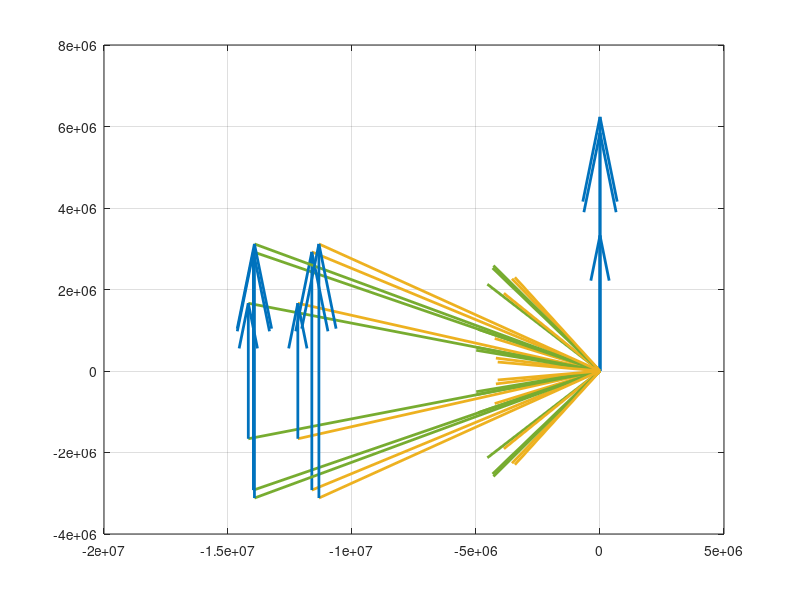

The MATLAB source for this figure:
clear *
clc

% Useful values for n:
    n488 = 1.4986;
    n532 = 1.494;
    n656 = 1.491; % approx
    n760 = 1.4877044217687;
    n780 = 1.48742346938775;
    n795 = 1.48695102040816;
    n1550 = 1.481;

% ----------------Grating Parameters---------------
lam_wr = 656.1 .*1e-9;
n_wr = n656;

th1_0_wr = [10, 17.77, 19]; % MUX'd Input- Static arm, 'left'
th2_0_wr = th1_0_wr;

% Substrate thickness
d = 2.265; % mm
d = d .* 1e-3; % m



% -----------------Read Parameters-----------------
lambda0_rd = [760, 780, 795] .*1e-9; % Write beam center wavelength
n_rd = [n780, n780, n780];

for k=1:length(lambda0_rd) % Find the center (aka '0') angle at the read wavelengths
    a1p = asind((sind(th1_0_wr))./n_wr);
    a2p = asind((sind(th2_0_wr))./n_wr);

    th1_0_rd = (asind((n_wr./n_rd).*(lambda0_rd./lam_wr).*sind((a1p + a2p)./2))) + ((a1p - a2p)./2);
    th2_0_rd = (asind((n_wr./n_rd).*(lambda0_rd./lam_wr).*sind((a1p + a2p)./2))) - ((a1p - a2p)./2);

    % Convert the angles to outside the material with Snell's law
    th1_0_rd_air = asind(n_rd.*sind(th1_0_rd));
    th2_0_rd_air = asind(n_rd.*sind(th2_0_rd));
end
clear a1p a2p

% % Uncomment to overwrite the calculated values
% th1_0_rd_air = 36.1627;
% th1_0_rd = asind((sind(th1_0_rd_air))./n_rd);

dn_eq = 1.8e-4; % Just a temporary variable to give all gratings equal strength
dn = [dn_eq, dn_eq, dn_eq]; % at read wavelengths
alpha = 0; % Assume absorption is equal at all wavelengths, for simplicity

normalize = 0;

lambda_rd = lambda0_rd; % Assume Bragg match at read wavelength
max_dth = 0.2;
pts = 1000;
theta_rd_air = linspace(min(th1_0_rd_air)-max_dth,max(th1_0_rd_air)+max_dth,pts); % read angle- equivalent to th1g
                      % th1g is defined as the write angle on the same side
                      % of the hologram that will be read


%

% ------------------Grating Maths------------------


% Snell's law
th1_0_wr = asind(sind(th1_0_wr)./n_wr);
th2_0_wr = asind(sind(th2_0_wr)./n_wr);

th1w_rad = th1_0_wr.*pi./180; % Radians
th2w_rad = th2_0_wr.*pi./180;

% Using complex notation to denote a 2D vector
k1 = exp(1i*th1w_rad).*2.*pi.*n_wr./(lam_wr);
k2 = exp(-1i*th2w_rad).*2.*pi.*n_wr./(lam_wr);

% From Kogelnik. Grating vector
K = k1-k2; % Grating k-vector
phir = angle(K); % radians
aK = abs(K);
LAM = 2*pi./aK;% Grating wavelength

%%
clc

fig = figure;
for i=1:3

    set(fig,'color', 'w');
    quiver(-real(k1(i)),-imag(k1(i)), real(k1(i)),imag(k1(i)),'AutoScaleFactor',1, 'Color', '#77AC30','Linewidth',2); hold on;
    quiver(-real(k2(i)),-imag(k2(i)), real(k2(i)),imag(k2(i)),'AutoScaleFactor',1, 'Color', '#77AC30','Linewidth',2);
    quiver(zeros(size(K(i),1),1),zeros(size(K(i),1),1),real(K(i)),imag(K(i)),'AutoScaleFactor',1, 'Color', '#0072BD','Linewidth',2);
    quiver(-real(k1(i)),-imag(k1(i)),real(K(i)),imag(K(i)),'AutoScaleFactor',1, 'Color', '#0072BD','Linewidth',2);

k1_rd = exp(1i*th1_0_rd.*pi./180).*2.*pi.*n_rd./(lambda_rd);
k2_rd = exp(-1i*th2_0_rd.*pi./180).*2.*pi.*n_rd./(lambda_rd);
    quiver(-real(k1_rd(i)),-imag(k1_rd(i)), real(k1_rd(i)),imag(k1_rd(i)),'AutoScaleFactor',1, 'Color', '#EDB120','Linewidth',2);
    quiver(-real(k2_rd(i)),-imag(k2_rd(i)), real(k2_rd(i)),imag(k2_rd(i)),'AutoScaleFactor',1, 'Color', '#EDB120','Linewidth',2);
    quiver(-real(k1_rd(i)),-imag(k1_rd(i)),real(K(i)),imag(K(i)),'AutoScaleFactor',1, 'Color', '#0072BD','Linewidth',2);
    grid on;
end
%% Bragg matched case
% clc
i = 3;
lambda = lambda_rd(i); %lam_wr;
theta_in = th1_0_rd(i);
theta_out = th2_0_rd(i);
n = n_rd(i);%n_wr;

d = 2.265e-3;
dn = 6.62e-5;
% eta = 0.3748;
% eta = 0.3312;
% eta = 0.2322;


rho = exp(1i*theta_in.*pi./180).*2.*pi.*n./(lambda);
sig = exp(1i*theta_out.*pi./180).*2.*pi.*n./(lambda);

cr = cos(angle(sig));
cs = cos(angle(rho));

eta =(sin(pi.*dn.*d./((lambda).*sqrt(cr.*cs)))).^2;
disp(sprintf('total %c = %.4f%%', 951, eta.*100));

% dn = asin(sqrt(eta)).* ((lambda).*sqrt(cr.*cs)) ./ (pi.*d)

%% General case
clc
i = 3;
lambda = lambda_rd(i); %lam_wr;
n = n_rd(i);%n_wr;

steps = 10;
d = 2.265e-3 ./steps; % 2.265e-3
dn = 6.62e-5;

theta_R = th1_0_rd(i).*pi./180;
theta_S = th2_0_rd(i).*pi./180;
theta = [theta_R, theta_S];

Kay = aK(i);
phi = phir(i);

% Initial values of the power of the beams.
A = [1, 0]; % [R, S]
I = abs(A).^2;

IO_indices = [  [1,2]; %Input-Output indices
                [2,1]];
% Find the diffraction efficiency and amplitude of each grating interaction.
for j=1 : size(IO_indices,1)
    i_in = IO_indices(j,1);
    i_out = IO_indices(j,2);
    
    % R and S vectors
    rho = exp(1i*theta(i_in)).*2.*pi.*n./(lambda);  % Input beam
    sig = exp(1i*theta(i_out)).*2.*pi.*n./(lambda); % Diffracted beam

    % Obliquity factors
    cr = cos(angle(sig));
    cs = cos(angle(rho));

    % Dephasing, eqn 17
    v = Kay.*cos(phi-theta(i_in)) - ((Kay.^2 ./ (4.*pi.*n)) .* lambda);

    % eqn 42
    nu = pi.*dn.*d./(lambda.*sqrt(cr.*cs));
    xi = v.*d./(2.*cs);
    %   Amplitude of the diffracted beam
    S = -1i.*sqrt(cr./cs) .* exp(-1i.*xi) .* sin(sqrt(nu.^2 + xi.^2)) ./ sqrt(1+ (xi./nu).^2);

    eta_S = (abs(cs)./cr) .* S.*conj(S);
    
    Diffracted{j} = S;
    eta_diffracted{j} = eta_S;
end

% Find the finite-difference power flow

for j=1:steps
    disp('-----------');
    disp(sprintf('j = %d, d=%.3f mm\n',j,j.*d.*1000));
    A_gain = zeros(length(A),length(A));
    
    for x=1:size(A,2) % Input beam index
        out = Diffracted{IO_indices(x,2)};
        
        for y=1:size(A,2) % Output beam index
            if y == x
                A_gain(x,y) = - I(x) .*out; % Ir= 1 - Is
            else
                A_gain(x,y) = I(x).*out;
            end
        end
    end
    
    for x=1:size(A,2)
        A(x) = A(x) + sum(A_gain(:,x));
    end
    I = abs(A).^2;
    
    disp(sprintf('     R= %.2e + %.2ei, Ir=%.3f\n     S= %.2e + %.2ei, Is=%.3f\n', real(A(1)), imag(A(1)), I(1), real(A(2)), imag(A(2)), I(2)));
end


diff_eff = I(2)./(1);
disp(sprintf('total %c = %.4f%%', 951, diff_eff.*100));





